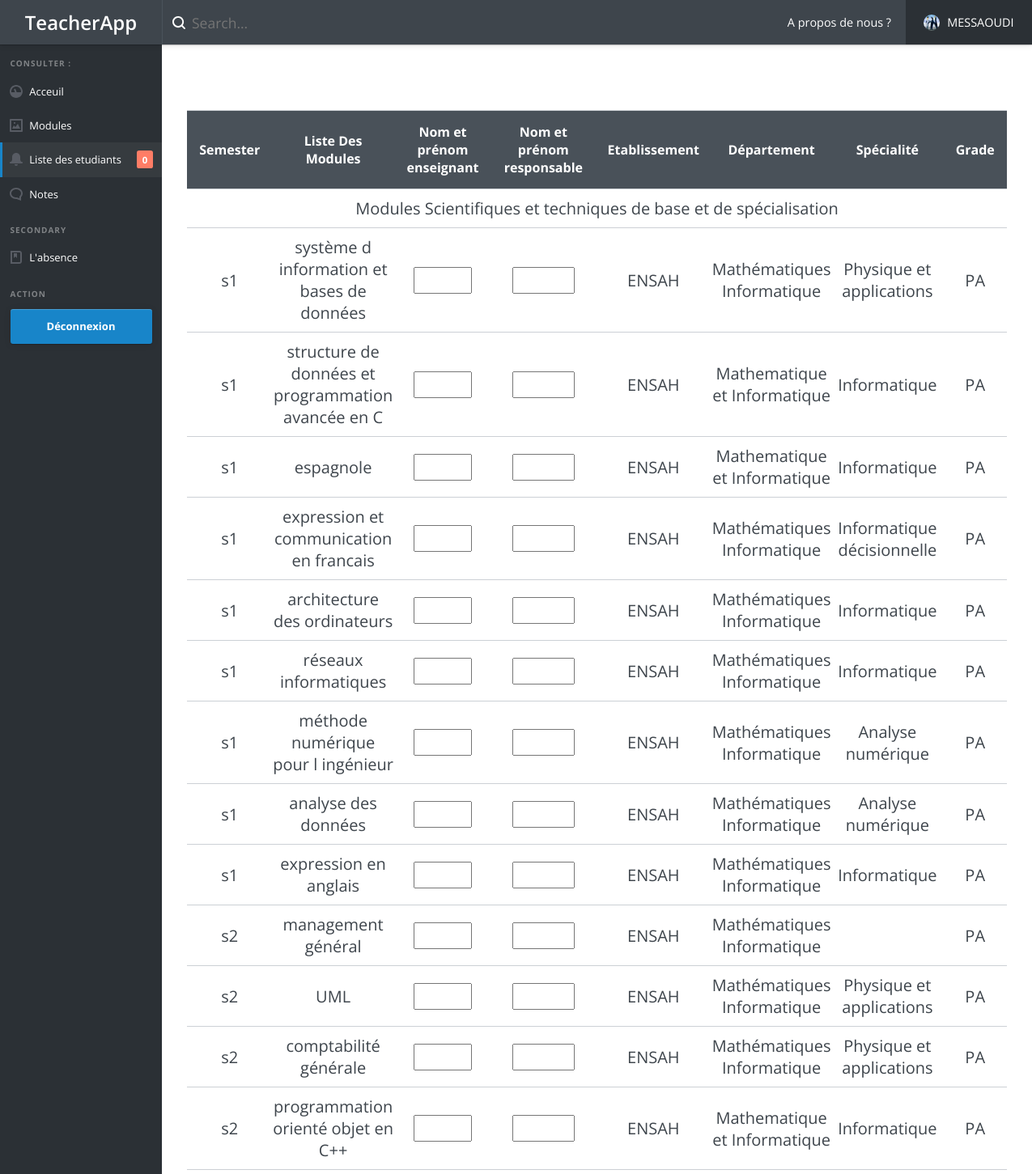
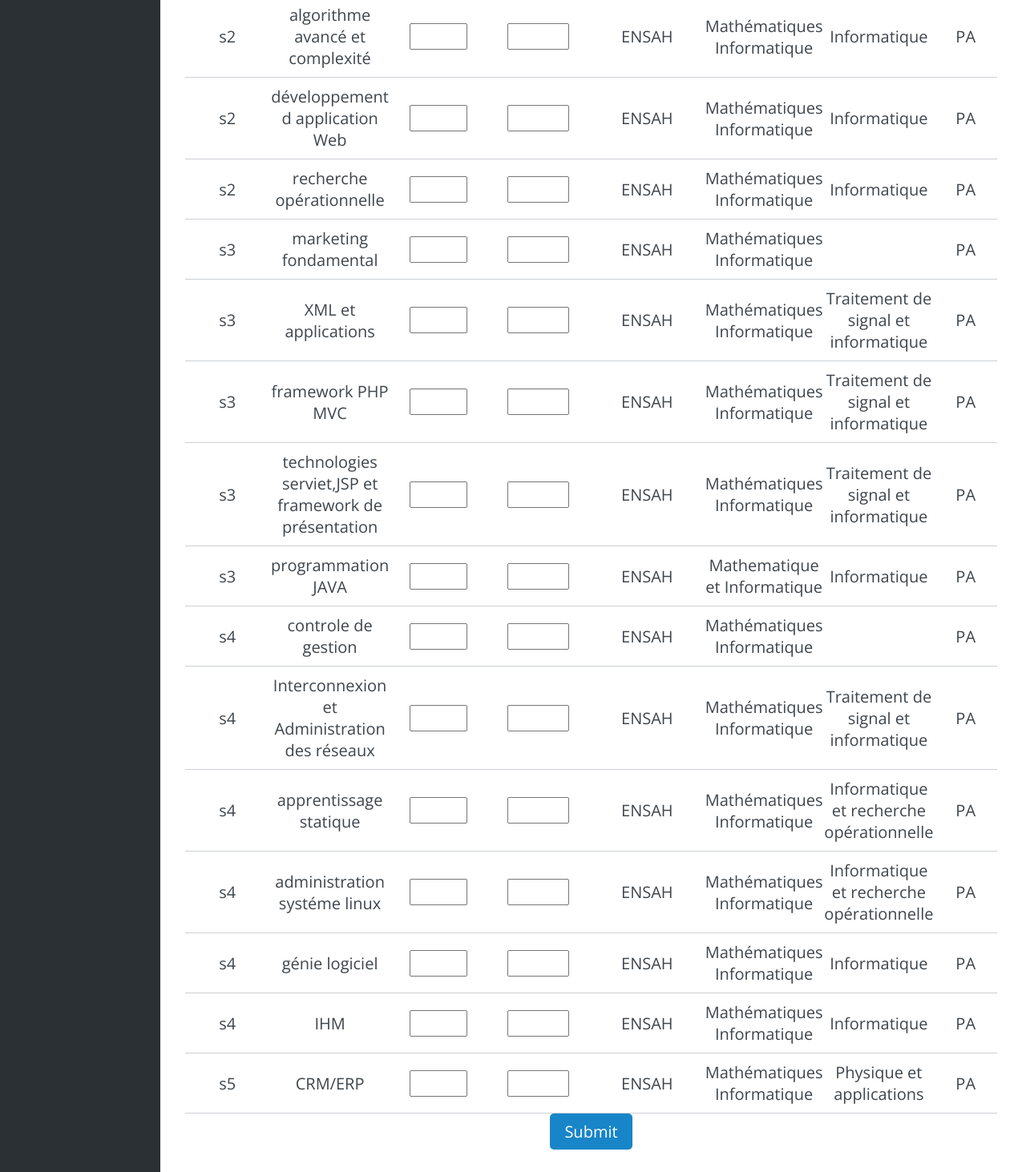
The page /modifierdescriptif.php (signed in) on the database its author committed (2 pictures, top to bottom).
### tables this page shows
CREATE TABLE IF NOT EXISTS `module` (
  `Id_module` int(8) NOT NULL AUTO_INCREMENT,
  `Intitulé` text NOT NULL,
  `Idresponsable` int(8) NOT NULL,
  `Id_personne` int(8) NOT NULL,
  `Semestre` varchar(100) NOT NULL,
  PRIMARY KEY (`Id_module`),
  KEY `Id_personne` (`Id_personne`)
);

CREATE TABLE IF NOT EXISTS `personne` (
  `Id_personne` int(100) NOT NULL,
  `Nom` varchar(100) NOT NULL,
  `Prenom` varchar(100) NOT NULL,
  `Adr_mail` varchar(100) NOT NULL,
  `Role` varchar(100) NOT NULL,
  `login_personne` varchar(100) NOT NULL,
  `Password_personne` varchar(100) NOT NULL,
  `photoProfil` varchar(200) NOT NULL,
  `Département` varchar(100) NOT NULL,
  `spécialité` varchar(100) NOT NULL,
  `grade` varchar(100) NOT NULL,
  `Nomprenom` varchar(100) NOT NULL,
  PRIMARY KEY (`Id_personne`)
);

### modifierdescriptif.php (the view, shortened to what this page needs)
<?php
       if (isset($_SESSION['login'])){
       require 'inc/header.php';
            echo'<form method="POST" action="">';
            echo '<table id="table1" style="width=100%;">';
            echo '<thead>';
            echo '<tr>
                        <th>Semester</th>
                        <th>Liste Des Modules</th>
                        <th>Nom et prénom enseignant</th>
                        <th>Nom et prénom responsable</th>
                        <th>Etablissement</th>
                        <th>Département</th>
                        <th>Spécialité</th>
                        <th>Grade</th>
                </tr>';
            echo '</thead>';
            echo '<tr>';
            echo '<td colspan="9">Modules Scientifiques et techniques de base et de spécialisation</td>';
            echo '</tr>';
            echo '<tbody>';
            $j=1;
            for($i=1;$i<=5;$i++)
                {
                $var1="s".$i;
                $requete1="SELECT Intitulé,Département,Nom,Prenom,spécialité,grade,Nomprenom  FROM module,personne  WHERE semestre='".$var1."'  AND personne.Id_personne=module.Id_personne ORDER BY Prenom";
                $resulte=$conn->query($requete1);
                if(!$resulte)
                {
                    echo"Lecture impossible ";
                }
                else
                {
                            foreach($conn->query($requete1) as $row)
                            {
                                        $namechoix="choix".$j;
                                echo '<tr>';
                                echo '<td>';echo "s".$i;echo '</td>';
                                echo '<td>' .$row["Intitulé"].'</td>';
                               echo '<td>';
                                            echo"<input list='Enseignant' name='".$namechoix."' style='width:60%;' >" ;
                                            $j++;
                                echo '</td>';
                                echo '<td>';
                                        $namechoix="choix".$j;
                                            echo"<input list='Responsable' name='".$namechoix."' style='width:60%;' >" ;
                                            $j++;
                                echo '</td>';
                                echo '<td> ENSAH </td>';
                                echo '<td>'. $row["Département"].'</td>';
                                echo '<td>'. $row["spécialité"] .'</td>';
                                echo '<td>'. $row["grade"].'</td>';
                                echo'</tr>';
                           }
                }
                }
                echo '</tbody>';
                echo '</table>';
                echo'<input type="submit" name="submit" class="btn" style="background-color:#1885c9 ; color: white;"/>';echo'  ';
                echo'</form>';
    ?>
<?php require 'inc/footer.php';}
else
        header('Location: authentification/login.php'); ?>

### assets/css/style2.css (style rules this page uses)
#table1 { width:100%; }
#table1 thead { border-top: 1px solid #ccd0d5; background-color: #495159; }
#table1 thead tr th { font-weight:700; padding: 15px; color:white; font-size: 0.8em; }
#table1 tbody tr { border-top: 1px solid #ccd0d5; border-bottom: 1px solid #ccd0d5; }
#table1 tbody tr td { padding:10px 0px; }

### rows shown on the page
module: Intitulé "système d information et bases de données", Id_personne.Département "Mathématiques Informatique", Id_personne.spécialité "Physique et applications", Id_personne.grade "PA"
module: Intitulé "structure de données et programmation avancée en C", Id_personne.Département "Mathematique et Informatique", Id_personne.spécialité "Informatique", Id_personne.grade "PA"
module: Intitulé "espagnole", Id_personne.Département "Mathematique et Informatique", Id_personne.spécialité "Informatique", Id_personne.grade "PA"
module: Intitulé "expression et communication en francais", Id_personne.Département "Mathématiques Informatique", Id_personne.spécialité "Informatique décisionnelle", Id_personne.grade "PA"
module: Intitulé "architecture des ordinateurs", Id_personne.Département "Mathématiques Informatique", Id_personne.spécialité "Informatique", Id_personne.grade "PA"
module: Intitulé "réseaux informatiques", Id_personne.Département "Mathématiques Informatique", Id_personne.spécialité "Informatique", Id_personne.grade "PA"
module: Intitulé "méthode numérique pour l ingénieur", Id_personne.Département "Mathématiques Informatique", Id_personne.spécialité "Analyse numérique", Id_personne.grade "PA"
module: Intitulé "analyse des données", Id_personne.Département "Mathématiques Informatique", Id_personne.spécialité "Analyse numérique", Id_personne.grade "PA"
module: Intitulé "expression en anglais", Id_personne.Département "Mathématiques Informatique", Id_personne.spécialité "Informatique", Id_personne.grade "PA"
module: Intitulé "management général", Id_personne.Département "Mathématiques Informatique", Id_personne.grade "PA"
module: Intitulé "UML", Id_personne.Département "Mathématiques Informatique", Id_personne.spécialité "Physique et applications", Id_personne.grade "PA"
module: Intitulé "comptabilité générale", Id_personne.Département "Mathématiques Informatique", Id_personne.spécialité "Physique et applications", Id_personne.grade "PA"
module: Intitulé "programmation orienté objet en C++", Id_personne.Département "Mathematique et Informatique", Id_personne.spécialité "Informatique", Id_personne.grade "PA"
module: Intitulé "algorithme avancé et complexité", Id_personne.Département "Mathématiques Informatique", Id_personne.spécialité "Informatique", Id_personne.grade "PA"
module: Intitulé "développement d application Web", Id_personne.Département "Mathématiques Informatique", Id_personne.spécialité "Informatique", Id_personne.grade "PA"
module: Intitulé "recherche opérationnelle", Id_personne.Département "Mathématiques Informatique", Id_personne.spécialité "Informatique", Id_personne.grade "PA"
module: Intitulé "marketing fondamental", Id_personne.Département "Mathématiques Informatique", Id_personne.grade "PA"
module: Intitulé "XML et applications", Id_personne.Département "Mathématiques Informatique", Id_personne.spécialité "Traitement de signal et informatique", Id_personne.grade "PA"
module: Intitulé "framework PHP MVC", Id_personne.Département "Mathématiques Informatique", Id_personne.spécialité "Traitement de signal et informatique", Id_personne.grade "PA"
module: Intitulé "technologies serviet,JSP et framework de présentation", Id_personne.Département "Mathématiques Informatique", Id_personne.spécialité "Traitement de signal et informatique", Id_personne.grade "PA"
module: Intitulé "programmation JAVA", Id_personne.Département "Mathematique et Informatique", Id_personne.spécialité "Informatique", Id_personne.grade "PA"
module: Intitulé "controle de gestion", Id_personne.Département "Mathématiques Informatique", Id_personne.grade "PA"
module: Intitulé "Interconnexion et Administration des réseaux", Id_personne.Département "Mathématiques Informatique", Id_personne.spécialité "Traitement de signal et informatique", Id_personne.grade "PA"
module: Intitulé "apprentissage statique", Id_personne.Département "Mathématiques Informatique", Id_personne.spécialité "Informatique et recherche opérationnelle", Id_personne.grade "PA"
module: Intitulé "administration systéme linux", Id_personne.Département "Mathématiques Informatique", Id_personne.spécialité "Informatique et recherche opérationnelle", Id_personne.grade "PA"
module: Intitulé "génie logiciel", Id_personne.Département "Mathématiques Informatique", Id_personne.spécialité "Informatique", Id_personne.grade "PA"
module: Intitulé "IHM", Id_personne.Département "Mathématiques Informatique", Id_personne.spécialité "Informatique", Id_personne.grade "PA"
module: Intitulé "CRM/ERP", Id_personne.Département "Mathématiques Informatique", Id_personne.spécialité "Physique et applications", Id_personne.grade "PA"

### other values the page prints
$_SESSION['login'] "MESSAOUDI"
count($donnees) "0"
